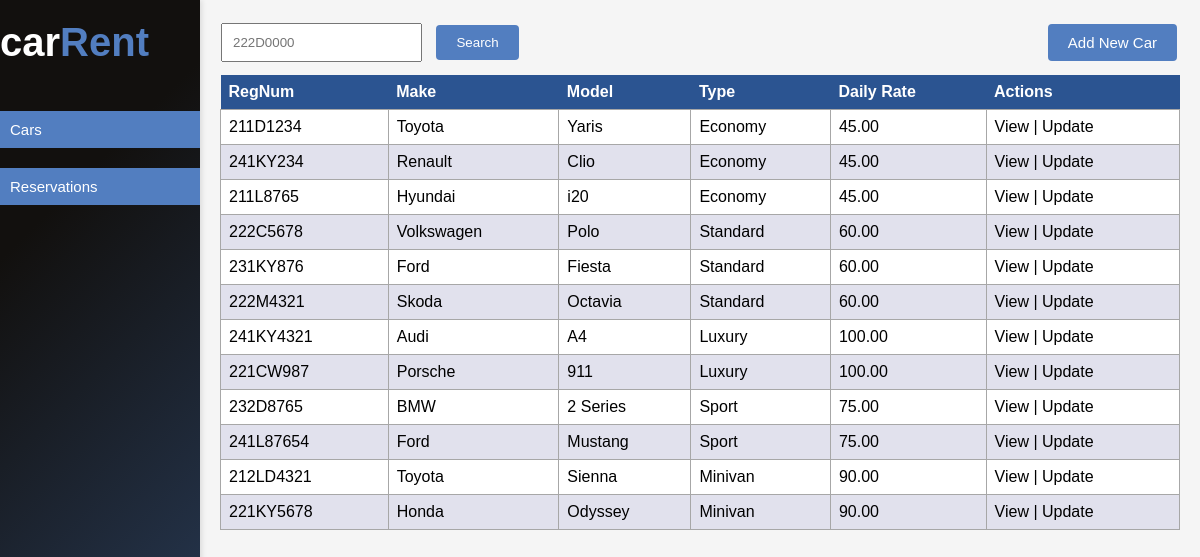
/car_rent_sys/views/cars_list_all.php, run on the app's committed database.
### tables this page shows
CREATE TABLE `cars` (
  `CarID` smallint(5) unsigned NOT NULL AUTO_INCREMENT,
  `RegNum` varchar(12) DEFAULT NULL,
  `TypeID` tinyint(3) unsigned DEFAULT NULL,
  `Make` varchar(15) DEFAULT NULL,
  `Model` varchar(15) DEFAULT NULL,
  `Capacity` tinyint(3) unsigned DEFAULT NULL,
  `Trans` enum('Automatic','Manual') DEFAULT NULL,
  `Mileage` int(10) unsigned DEFAULT NULL,
  `FuelType` enum('Petrol','Diesel','Electric','Hybrid') DEFAULT NULL,
  PRIMARY KEY (`CarID`),
  KEY `TypeID` (`TypeID`),
  CONSTRAINT `cars_ibfk_1` FOREIGN KEY (`TypeID`) REFERENCES `types` (`TypeID`)
);

CREATE TABLE `types` (
  `TypeID` tinyint(3) unsigned NOT NULL AUTO_INCREMENT,
  `TypeName` varchar(10) DEFAULT NULL,
  `DailyRate` decimal(5,2) DEFAULT NULL,
  PRIMARY KEY (`TypeID`)
);

### car_rent_sys/utils/functions.php (called while the page is built)
<?php
function e($value) {
    return htmlspecialchars($value, ENT_QUOTES, 'UTF-8');
}
?>

### car_rent_sys/repositories/car_repository.php (called while the page is built, shortened)
<?php
function fetchAllCars($pdo) {
    $stmt = $pdo->query(
        'SELECT c.CarID, c.RegNum, c.Make, c.Model, t.TypeName, t.DailyRate
         FROM Cars c
         JOIN Types t ON c.TypeID = t.TypeID
         ORDER BY c.CarID');
    return $stmt->fetchAll(PDO::FETCH_ASSOC);
}
?>

### car_rent_sys/views/cars_list_all.php (the view, shortened to what this page needs)
<?php
require __DIR__ . '/../utils/functions.php';
require __DIR__ . '/../repositories/car_repository.php';
$regNum = $_GET['regnum'] ?? '';
$cars = !empty($regNum) ? searchCarsByRegNum($pdo, $regNum) : fetchAllCars($pdo);
?>
<!DOCTYPE html>
<html lang="en">
<head>
    <link rel="stylesheet" href="/car_rent_sys/public/css/style.css">
</head>
<body>
    <div class="search-container">
        <div class="search-form">
            <form method="GET" action="">
                <input type="text" id="searchRegNum" name="regnum" placeholder="222D0000"
                    value="<?php echo e($regNum) ?>">
                <input type="submit" value="Search">
            </form>
        </div>
        <button class="btn" onclick="window.location.href='../controllers/car_add.php';">Add New Car</button>
    </div>
    <table>
        <tr>
            <th>RegNum</th>
            <th>Make</th>
            <th>Model</th>
            <th>Type</th>
            <th>Daily Rate</th>
            <th>Actions</th>
        </tr>
        <?php foreach ($cars as $car): ?>
        <tr>
            <td><?php echo e($car['RegNum']) ?></td>
            <td><?php echo e($car['Make']) ?></td>
            <td><?php echo e($car['Model']) ?></td>
            <td><?php echo e($car['TypeName']) ?></td>
            <td><?php echo e($car['DailyRate']) ?></td>
            <td>
                <a href="../views/car_details_view.php?regnum=<?php echo e($car['RegNum']) ?>">View</a> |
                <a href="../forms/car_update_form.php?regnum=<?php echo e($car['RegNum']) ?>">Update</a>
            </td>
        </tr>
        <?php endforeach; ?>
    </table>
</body>
</html>

### car_rent_sys/public/css/style.css (style rules this page uses)
:root { --white: #fff; --primary: #527ec0; --primary-dark: #2b5491; --secondary: #ff8a2a; --black: #000; --grey: #a7a7a7; --light-grey: #f5f5f5; --error: rgb(193, 33, 33); }
* { margin: 0; padding: 0; box-sizing: border-box; }
html { font-size: 62.5%; font-family: "Helvetica", "Arial", sans-serif; height: 100%; overflow: hidden; }
body { font-size: 1.6rem; height: 100%; background-color: var(--light-grey); overflow: auto; scroll-behavior: smooth; margin-left: 20rem; }
.nav-branding { color: var(--white); font-size: 4rem !important; font-weight: 700; }
.nav-branding span { color: var(--primary); }
#sidebar { background-color: #2b4162; background-image: linear-gradient(315deg, #2b4162 0%, #12100e 74%); position: fixed; left: 0; top: 0; height: 100%; width: 20rem; padding-top: 20px; box-shadow: 2px 0 5px rgba(0, 0, 0, 0.1); }
#sidebar button { display: block; width: 100%; padding: 10px; text-align: left; border: none; background: var(--primary); color: var(--white); cursor: pointer; transition: background-color 0.2s, color 0.3s; }
#sidebar ul { list-style-type: none; padding: 0; margin: 0; }
#sidebar li { padding: 10px 0; }
button { background-color: var(--primary); border: none; color: white; padding: 10px 20px; text-align: center; text-decoration: none; display: inline-block; font-size: 1.5rem; margin: 4px 2px; cursor: pointer; border-radius: 4px; transition: background-color 0s ease; }
.mnu-btn { display: block; width: 100%; margin: 0; padding: 10px 0px; text-align: left; border: none; background: var(--primary); color: var(--white); border-radius: 0px; transition: background-color 0.2s, color 0.3s; }
.search-container { margin: 2rem 2.1rem -1rem 2.1rem; display: flex; justify-content: space-between; align-items: center; }
.search-form { display: flex; align-items: center; }
.search-form input[type="text"] { flex: 1; padding: 10px; margin-right: 10px; }
.search-form input[type="submit"] { padding: 10px 20px; background-color: var(--primary); color: white; border: none; border-radius: 4px; cursor: pointer; }
table { margin: 2%; width: 96%; border-collapse: collapse; }
th { background-color: var(--primary-dark); color: var(--white); padding: 8px; text-align: left; }
tr:nth-child(even) { background-color: var(--white); }
tr:nth-child(odd) { background-color: #e1e1ed; }
td { padding: 8px; border: 1px solid var(--grey); }
a { text-decoration: none; color: var(--black); }

### data on the page
cars: RegNum "211D1234", Make "Toyota", Model "Yaris", TypeID.TypeName "Economy", TypeID.DailyRate "45.00"
cars: RegNum "241KY234", Make "Renault", Model "Clio", TypeID.TypeName "Economy", TypeID.DailyRate "45.00"
cars: RegNum "211L8765", Make "Hyundai", Model "i20", TypeID.TypeName "Economy", TypeID.DailyRate "45.00"
cars: RegNum "222C5678", Make "Volkswagen", Model "Polo", TypeID.TypeName "Standard", TypeID.DailyRate "60.00"
cars: RegNum "231KY876", Make "Ford", Model "Fiesta", TypeID.TypeName "Standard", TypeID.DailyRate "60.00"
cars: RegNum "222M4321", Make "Skoda", Model "Octavia", TypeID.TypeName "Standard", TypeID.DailyRate "60.00"
cars: RegNum "241KY4321", Make "Audi", Model "A4", TypeID.TypeName "Luxury", TypeID.DailyRate "100.00"
cars: RegNum "221CW987", Make "Porsche", Model "911", TypeID.TypeName "Luxury", TypeID.DailyRate "100.00"
cars: RegNum "232D8765", Make "BMW", Model "2 Series", TypeID.TypeName "Sport", TypeID.DailyRate "75.00"
cars: RegNum "241L87654", Make "Ford", Model "Mustang", TypeID.TypeName "Sport", TypeID.DailyRate "75.00"
cars: RegNum "212LD4321", Make "Toyota", Model "Sienna", TypeID.TypeName "Minivan", TypeID.DailyRate "90.00"
cars: RegNum "221KY5678", Make "Honda", Model "Odyssey", TypeID.TypeName "Minivan", TypeID.DailyRate "90.00"
